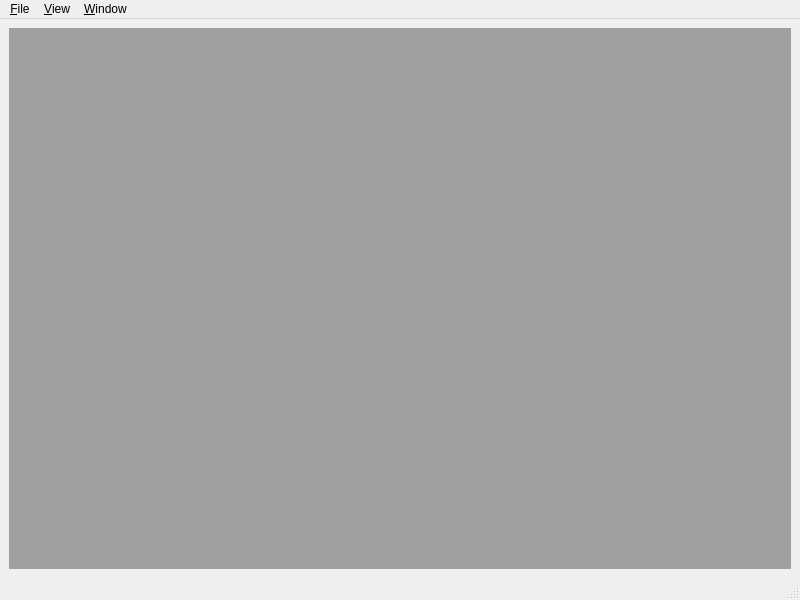
<?xml version="1.0" encoding="UTF-8"?>
<ui version="4.0">
 <class>MainWindow</class>
 <widget class="QMainWindow" name="MainWindow">
  <property name="geometry">
   <rect>
    <x>0</x>
    <y>0</y>
    <width>800</width>
    <height>600</height>
   </rect>
  </property>
  <property name="windowTitle">
   <string>mesycontrol</string>
  </property>
  <widget class="QWidget" name="centralwidget">
   <layout class="QGridLayout" name="gridLayout_3">
    <item row="0" column="0">
     <widget class="QMdiArea" name="mdiArea">
      <property name="verticalScrollBarPolicy">
       <enum>Qt::ScrollBarAsNeeded</enum>
      </property>
      <property name="horizontalScrollBarPolicy">
       <enum>Qt::ScrollBarAsNeeded</enum>
      </property>
     </widget>
    </item>
   </layout>
  </widget>
  <widget class="QMenuBar" name="menubar">
   <property name="geometry">
    <rect>
     <x>0</x>
     <y>0</y>
     <width>800</width>
     <height>24</height>
    </rect>
   </property>
   <widget class="QMenu" name="menu_File">
    <property name="title">
     <string>&amp;File</string>
    </property>
    <addaction name="actionLoad_Setup"/>
    <addaction name="actionSave_Setup"/>
    <addaction name="actionConnect"/>
    <addaction name="separator"/>
    <addaction name="action_Quit"/>
   </widget>
   <widget class="QMenu" name="menu_Window">
    <property name="title">
     <string>&amp;Window</string>
    </property>
    <addaction name="action_Cascade_Windows"/>
    <addaction name="action_Tile_Windows"/>
    <addaction name="separator"/>
   </widget>
   <widget class="QMenu" name="menu_View">
    <property name="title">
     <string>&amp;View</string>
    </property>
   </widget>
   <addaction name="menu_File"/>
   <addaction name="menu_View"/>
   <addaction name="menu_Window"/>
  </widget>
  <widget class="QStatusBar" name="statusbar"/>
  <action name="action_Quit">
   <property name="text">
    <string>&amp;Quit</string>
   </property>
   <property name="shortcut">
    <string>Ctrl+Q</string>
   </property>
   <property name="shortcutContext">
    <enum>Qt::ApplicationShortcut</enum>
   </property>
  </action>
  <action name="action_Cascade_Windows">
   <property name="text">
    <string>&amp;Cascade Windows</string>
   </property>
  </action>
  <action name="action_Tile_Windows">
   <property name="text">
    <string>&amp;Tile Windows</string>
   </property>
  </action>
  <action name="actionConnect">
   <property name="text">
    <string>&amp;Connect...</string>
   </property>
  </action>
  <action name="actionLoad_Setup">
   <property name="text">
    <string>Load Setup</string>
   </property>
   <property name="statusTip">
    <string>Load Setup</string>
   </property>
  </action>
  <action name="actionSave_Setup">
   <property name="text">
    <string>Save Setup</string>
   </property>
  </action>
 </widget>
 <resources/>
 <connections>
  <connection>
   <sender>action_Quit</sender>
   <signal>activated()</signal>
   <receiver>MainWindow</receiver>
   <slot>close()</slot>
   <hints>
    <hint type="sourcelabel">
     <x>-1</x>
     <y>-1</y>
    </hint>
    <hint type="destinationlabel">
     <x>399</x>
     <y>299</y>
    </hint>
   </hints>
  </connection>
  <connection>
   <sender>action_Cascade_Windows</sender>
   <signal>activated()</signal>
   <receiver>mdiArea</receiver>
   <slot>cascadeSubWindows()</slot>
   <hints>
    <hint type="sourcelabel">
     <x>-1</x>
     <y>-1</y>
    </hint>
    <hint type="destinationlabel">
     <x>536</x>
     <y>300</y>
    </hint>
   </hints>
  </connection>
  <connection>
   <sender>action_Tile_Windows</sender>
   <signal>activated()</signal>
   <receiver>mdiArea</receiver>
   <slot>tileSubWindows()</slot>
   <hints>
    <hint type="sourcelabel">
     <x>-1</x>
     <y>-1</y>
    </hint>
    <hint type="destinationlabel">
     <x>536</x>
     <y>300</y>
    </hint>
   </hints>
  </connection>
 </connections>
</ui>
